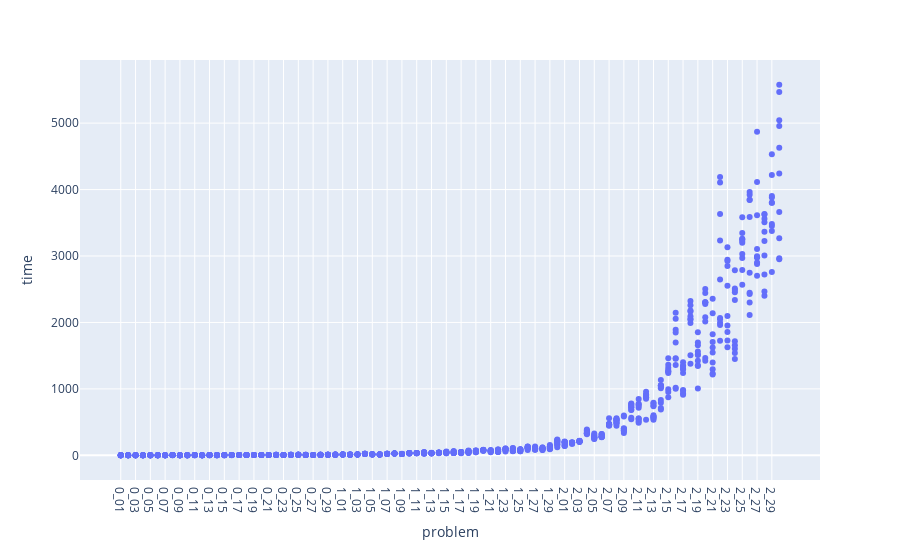
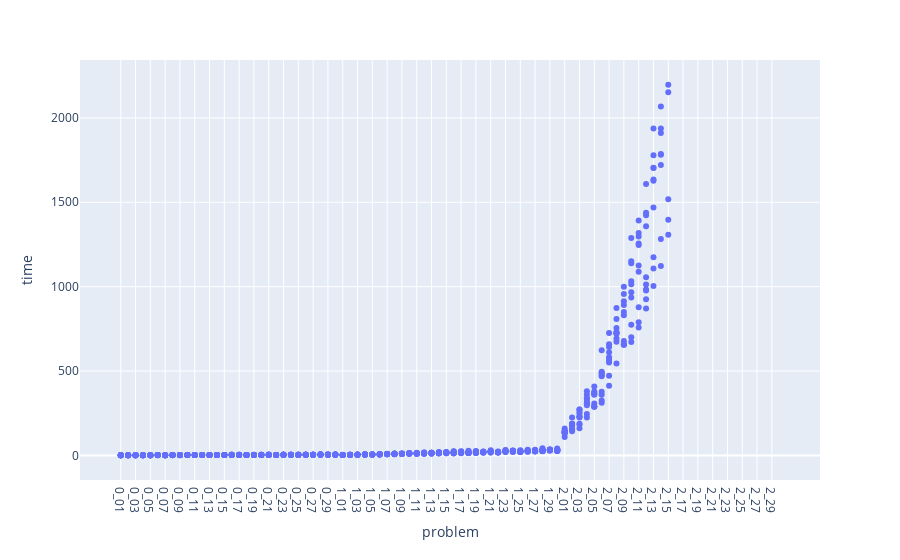
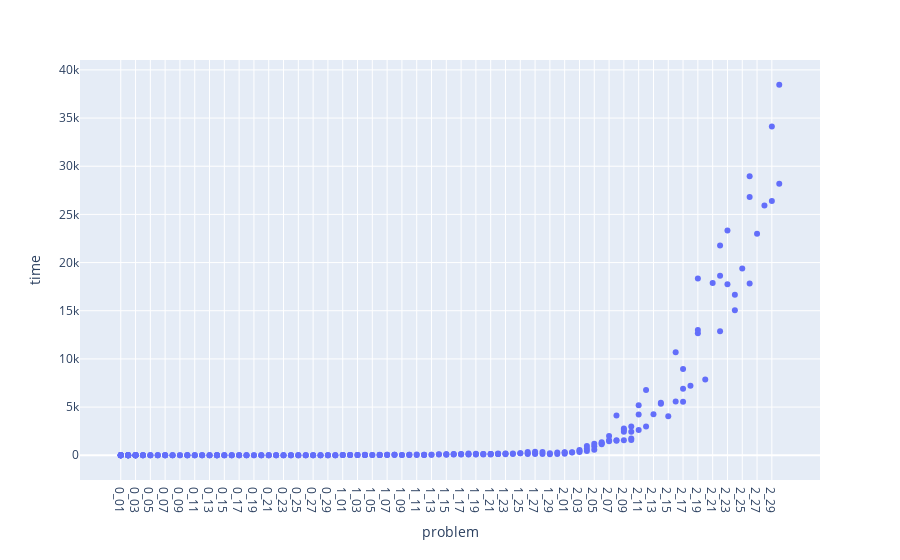
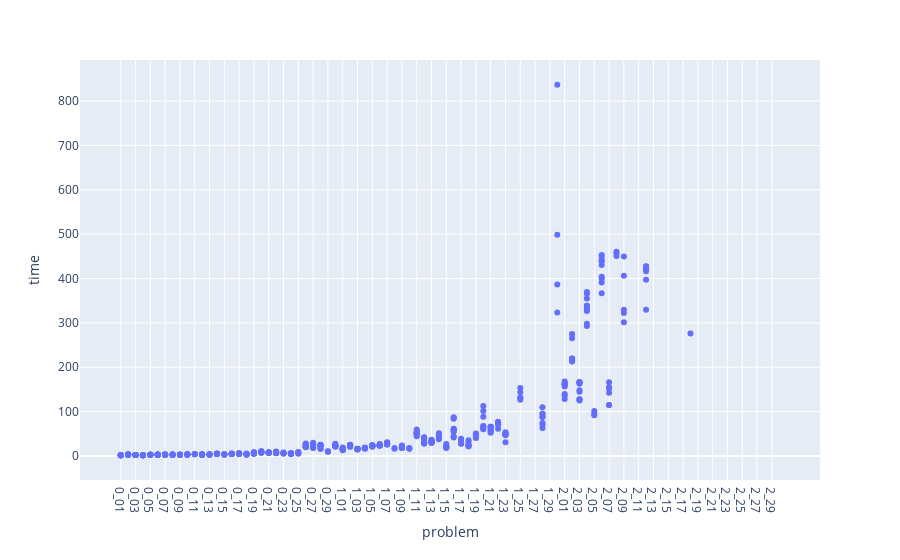

Notebook code for these charts, in order:
### Code cell
plot_domains("time")

### Figure 1 — Plotly figure (JSON) as saved in the notebook; plotly's stock layout.template omitted (floating-point values rounded to 4 significant figures; data arrays with more than 128 entries replaced by an {"elided": "..."} marker saying what was removed)
{"data": [{"hovertemplate": "problem=%{x}<br>time=%{y}<extra></extra>", "legendgroup": "", "marker": {"color": "#636efa", "symbol": "circle"}, "mode": "markers", "name": "", "orientation": "v", "showlegend": false, "type": "scatter", "x": {"elided": "900 str values"}, "xaxis": "x", "y": {"elided": "900 float values"}, "yaxis": "y"}], "layout": {"legend": {"tracegroupgap": 0}, "margin": {"t": 60}, "xaxis": {"anchor": "y", "domain": [0, 1], "title": {"text": "problem"}}, "yaxis": {"anchor": "x", "domain": [0, 1], "title": {"text": "time"}}}}

### Figure 2 — Plotly figure (JSON) as saved in the notebook; plotly's stock layout.template omitted (floating-point values rounded to 4 significant figures; data arrays with more than 128 entries replaced by an {"elided": "..."} marker saying what was removed)
{"data": [{"hovertemplate": "problem=%{x}<br>time=%{y}<extra></extra>", "legendgroup": "", "marker": {"color": "#636efa", "symbol": "circle"}, "mode": "markers", "name": "", "orientation": "v", "showlegend": false, "type": "scatter", "x": {"elided": "900 str values"}, "xaxis": "x", "y": {"elided": "900 float values"}, "yaxis": "y"}], "layout": {"legend": {"tracegroupgap": 0}, "margin": {"t": 60}, "xaxis": {"anchor": "y", "domain": [0, 1], "title": {"text": "problem"}}, "yaxis": {"anchor": "x", "domain": [0, 1], "title": {"text": "time"}}}}

### Figure 3 — Plotly figure (JSON) as saved in the notebook; plotly's stock layout.template omitted (floating-point values rounded to 4 significant figures; data arrays with more than 128 entries replaced by an {"elided": "..."} marker saying what was removed)
{"data": [{"hovertemplate": "problem=%{x}<br>time=%{y}<extra></extra>", "legendgroup": "", "marker": {"color": "#636efa", "symbol": "circle"}, "mode": "markers", "name": "", "orientation": "v", "showlegend": false, "type": "scatter", "x": {"elided": "900 str values"}, "xaxis": "x", "y": {"elided": "900 float values"}, "yaxis": "y"}], "layout": {"legend": {"tracegroupgap": 0}, "margin": {"t": 60}, "xaxis": {"anchor": "y", "domain": [0, 1], "title": {"text": "problem"}}, "yaxis": {"anchor": "x", "domain": [0, 1], "title": {"text": "time"}}}}

### Figure 4 — Plotly figure (JSON) as saved in the notebook; plotly's stock layout.template omitted (floating-point values rounded to 4 significant figures; data arrays with more than 128 entries replaced by an {"elided": "..."} marker saying what was removed)
{"data": [{"hovertemplate": "problem=%{x}<br>time=%{y}<extra></extra>", "legendgroup": "", "marker": {"color": "#636efa", "symbol": "circle"}, "mode": "markers", "name": "", "orientation": "v", "showlegend": false, "type": "scatter", "x": {"elided": "900 str values"}, "xaxis": "x", "y": {"elided": "900 float values"}, "yaxis": "y"}], "layout": {"legend": {"tracegroupgap": 0}, "margin": {"t": 60}, "xaxis": {"anchor": "y", "domain": [0, 1], "title": {"text": "problem"}}, "yaxis": {"anchor": "x", "domain": [0, 1], "title": {"text": "time"}}}}
